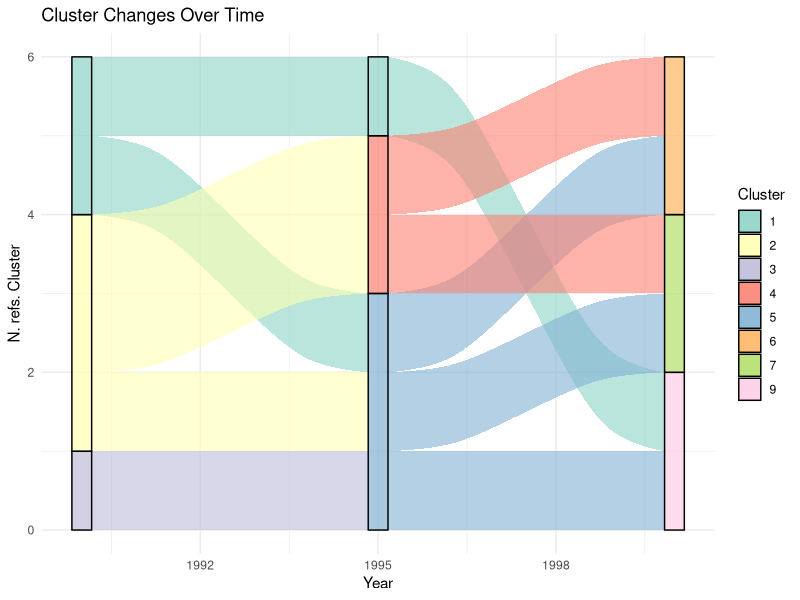

Here is the R script that generated this plot:
library(igraph)
library(tidygraph)
library(dplyr)
library(tidyr)
library(ggplot2)
library(ggalluvial)

# Example dataset with year information
cocitations_time_1 <- data.frame(
  cited_id1 = c("A", "B", "C", "D", "E", "F"),
  year = rep(1990, 6),
  cluster = c(1,1,2,2,2,3)
)

cocitations_time_2 <- data.frame(
  cited_id1 = c("A", "B", "C", "D", "E", "F"),
  year = rep(1995, 6),
  cluster = c(1,5,4,4,5,5)
)

cocitations_time_3 <- data.frame(
  cited_id1 = c("A", "B", "C", "D", "E", "F"),
  year = rep(2000, 6),
  cluster = c(9,6,6,7,7,9)
)


cocitations_time <- rbind(cocitations_time_1, cocitations_time_2, cocitations_time_3)


# Arrange the results
clusters_over_time <- cocitations_time 

# Create an alluvial plot
ggplot(clusters_over_time, aes(x = year, stratum = cluster, alluvium = cited_id1, fill = as.factor(cluster))) +
  geom_flow(stat = "alluvium", aes.bind = TRUE, alpha = 0.6) +
  geom_stratum(alpha = 0.7) +
  scale_fill_brewer(type = "qual", palette = "Set3") +
  theme_minimal() +
  labs(title = "Cluster Changes Over Time", x = "Year", y = "N. refs. Cluster", fill = "Cluster") 
  
